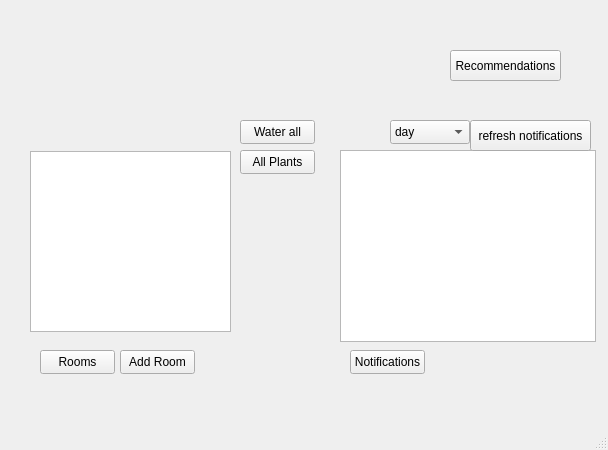
<?xml version="1.0" encoding="UTF-8"?>
<ui version="4.0">
 <class>Main_Menu</class>
 <widget class="QMainWindow" name="Main_Menu">
  <property name="geometry">
   <rect>
    <x>0</x>
    <y>0</y>
    <width>608</width>
    <height>450</height>
   </rect>
  </property>
  <property name="windowTitle">
   <string>Main_Menu</string>
  </property>
  <widget class="QWidget" name="centralwidget">
   <widget class="QLabel" name="PlantFolio_Icon">
    <property name="geometry">
     <rect>
      <x>0</x>
      <y>-10</y>
      <width>381</width>
      <height>131</height>
     </rect>
    </property>
    <property name="text">
     <string/>
    </property>
    <property name="pixmap">
     <pixmap>../art/Plantfolio_logo.png</pixmap>
    </property>
    <property name="scaledContents">
     <bool>true</bool>
    </property>
   </widget>
   <widget class="QPushButton" name="open_rooms">
    <property name="geometry">
     <rect>
      <x>40</x>
      <y>350</y>
      <width>75</width>
      <height>24</height>
     </rect>
    </property>
    <property name="text">
     <string>Rooms</string>
    </property>
   </widget>
   <widget class="QPushButton" name="open_notifier">
    <property name="geometry">
     <rect>
      <x>350</x>
      <y>350</y>
      <width>75</width>
      <height>24</height>
     </rect>
    </property>
    <property name="text">
     <string>Notifications</string>
    </property>
   </widget>
   <widget class="QListWidget" name="Notification_list">
    <property name="geometry">
     <rect>
      <x>340</x>
      <y>150</y>
      <width>256</width>
      <height>192</height>
     </rect>
    </property>
   </widget>
   <widget class="QPushButton" name="open_recommender">
    <property name="geometry">
     <rect>
      <x>450</x>
      <y>50</y>
      <width>111</width>
      <height>31</height>
     </rect>
    </property>
    <property name="text">
     <string>Recommendations</string>
    </property>
   </widget>
   <widget class="QListWidget" name="Room_list">
    <property name="geometry">
     <rect>
      <x>30</x>
      <y>151</y>
      <width>201</width>
      <height>181</height>
     </rect>
    </property>
   </widget>
   <widget class="QPushButton" name="water_all_button">
    <property name="geometry">
     <rect>
      <x>240</x>
      <y>120</y>
      <width>75</width>
      <height>24</height>
     </rect>
    </property>
    <property name="text">
     <string>Water all</string>
    </property>
   </widget>
   <widget class="QPushButton" name="add_room_button">
    <property name="geometry">
     <rect>
      <x>120</x>
      <y>350</y>
      <width>75</width>
      <height>24</height>
     </rect>
    </property>
    <property name="text">
     <string>Add Room</string>
    </property>
   </widget>
   <widget class="QPushButton" name="all_plants">
    <property name="geometry">
     <rect>
      <x>240</x>
      <y>150</y>
      <width>75</width>
      <height>24</height>
     </rect>
    </property>
    <property name="text">
     <string>All Plants</string>
    </property>
   </widget>
   <widget class="QComboBox" name="sort_notifications">
    <property name="geometry">
     <rect>
      <x>390</x>
      <y>120</y>
      <width>80</width>
      <height>24</height>
     </rect>
    </property>
    <item>
     <property name="text">
      <string>day</string>
     </property>
    </item>
    <item>
     <property name="text">
      <string>type</string>
     </property>
    </item>
    <item>
     <property name="text">
      <string>weight</string>
     </property>
    </item>
   </widget>
   <widget class="QPushButton" name="pushButton">
    <property name="geometry">
     <rect>
      <x>470</x>
      <y>120</y>
      <width>121</width>
      <height>31</height>
     </rect>
    </property>
    <property name="text">
     <string>refresh notifications</string>
    </property>
   </widget>
  </widget>
  <widget class="QMenuBar" name="menubar">
   <property name="geometry">
    <rect>
     <x>0</x>
     <y>0</y>
     <width>608</width>
     <height>33</height>
    </rect>
   </property>
  </widget>
  <widget class="QStatusBar" name="statusBar"/>
 </widget>
 <resources/>
 <connections/>
</ui>
